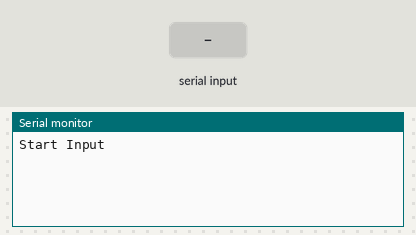
A sketch run on a simulated Arduino Uno, built with avr-gcc and run on an emulated ATmega328P. Parts: the last lines printed to the serial monitor. The test bench sets the inputs (shaded band).

Above: at 1.2 s.
1.3 s: "90,45\n" received over Serial
At 3.1 s:
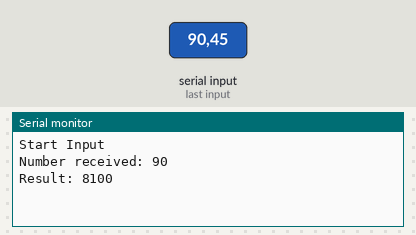
3.5 s: "30,150\n" received over Serial
At 4.6 s:
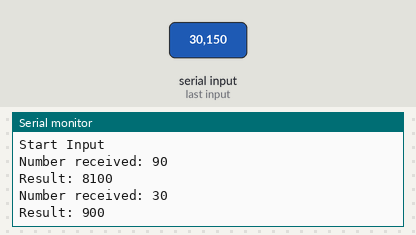

Measured:
- after the input at 1.3 s, the serial monitor: prints a new line after 0.70 s (image 1)
- after the input at 3.5 s, the serial monitor: prints a new line after 0.50 s (image 2)

The sketch:

squaring.ino
```cpp
void setup() {
  Serial.begin(9600);
  Serial.println("Start Input");
}

void loop() {
  int x1, x0, result;
  if (Serial.available() > 0){
    x1 = Serial.read()-48;
    x0 = Serial.read()-48;
    Serial.print("Number received: ");
    Serial.print(x1);
    Serial.println(x0);

    result = x1*10+x0;
    Serial.print("Result: ");
    Serial.println(result * result);

    // Flush the other bytes of the input
    do {
      x0 = Serial.read();
    } while (x0 >0);
  }
  delay(1000);
}
```
